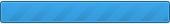
<?xml version="1.0" encoding="UTF-8"?>
<ui version="4.0">
 <class>ProgressBar</class>
 <widget class="QDialog" name="ProgressBar">
  <property name="windowModality">
   <enum>Qt::ApplicationModal</enum>
  </property>
  <property name="geometry">
   <rect>
    <x>0</x>
    <y>0</y>
    <width>170</width>
    <height>24</height>
   </rect>
  </property>
  <property name="sizePolicy">
   <sizepolicy hsizetype="Fixed" vsizetype="Fixed">
    <horstretch>0</horstretch>
    <verstretch>0</verstretch>
   </sizepolicy>
  </property>
  <property name="contextMenuPolicy">
   <enum>Qt::NoContextMenu</enum>
  </property>
  <property name="windowTitle">
   <string>Dialog</string>
  </property>
  <property name="windowOpacity">
   <double>0.800000000000000</double>
  </property>
  <property name="styleSheet">
   <string notr="true"/>
  </property>
  <property name="modal">
   <bool>true</bool>
  </property>
  <layout class="QHBoxLayout" name="horizontalLayout">
   <property name="spacing">
    <number>0</number>
   </property>
   <property name="margin">
    <number>0</number>
   </property>
   <item>
    <widget class="QProgressBar" name="progressBar">
     <property name="maximum">
      <number>0</number>
     </property>
     <property name="value">
      <number>-1</number>
     </property>
     <property name="textVisible">
      <bool>false</bool>
     </property>
    </widget>
   </item>
  </layout>
 </widget>
 <resources/>
 <connections/>
</ui>
